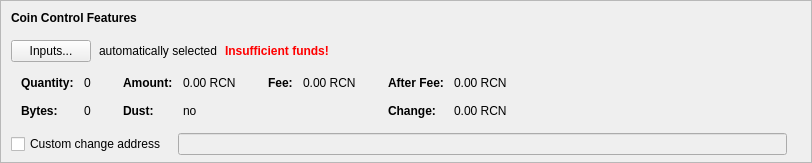
    <widget class="QFrame" name="frameCoinControl">
     <property name="sizePolicy">
      <sizepolicy hsizetype="Expanding" vsizetype="Expanding">
       <horstretch>0</horstretch>
       <verstretch>0</verstretch>
      </sizepolicy>
     </property>
     <property name="maximumSize">
      <size>
       <width>16777215</width>
       <height>16777215</height>
      </size>
     </property>
     <property name="frameShape">
      <enum>QFrame::StyledPanel</enum>
     </property>
     <property name="frameShadow">
      <enum>QFrame::Sunken</enum>
     </property>
     <layout class="QVBoxLayout" name="verticalLayoutCoinControl2">
      <property name="spacing">
       <number>0</number>
      </property>
      <property name="leftMargin">
       <number>0</number>
      </property>
      <property name="topMargin">
       <number>0</number>
      </property>
      <property name="rightMargin">
       <number>0</number>
      </property>
      <property name="bottomMargin">
       <number>6</number>
      </property>
      <item>
       <layout class="QVBoxLayout" name="verticalLayoutCoinControl" stretch="0,0,0,0,1">
        <property name="spacing">
         <number>0</number>
        </property>
        <property name="leftMargin">
         <number>10</number>
        </property>
        <property name="topMargin">
         <number>10</number>
        </property>
        <item>
         <layout class="QHBoxLayout" name="horizontalLayoutCoinControl1">
          <property name="bottomMargin">
           <number>15</number>
          </property>
          <item>
           <widget class="QLabel" name="labelCoinControlFeatures">
            <property name="sizePolicy">
             <sizepolicy hsizetype="Preferred" vsizetype="Maximum">
              <horstretch>0</horstretch>
              <verstretch>0</verstretch>
             </sizepolicy>
            </property>
            <property name="font">
             <font>
              <weight>75</weight>
              <bold>true</bold>
             </font>
            </property>
            <property name="styleSheet">
             <string notr="true">font-weight:bold;</string>
            </property>
            <property name="text">
             <string>Coin Control Features</string>
            </property>
           </widget>
          </item>
         </layout>
        </item>
        <item>
         <layout class="QHBoxLayout" name="horizontalLayoutCoinControl2" stretch="0,0,0,0">
          <property name="spacing">
           <number>8</number>
          </property>
          <property name="bottomMargin">
           <number>10</number>
          </property>
          <item>
           <widget class="QPushButton" name="pushButtonCoinControl">
            <property name="styleSheet">
             <string notr="true"/>
            </property>
            <property name="text">
             <string>Inputs...</string>
            </property>
            <property name="autoDefault">
             <bool>false</bool>
            </property>
           </widget>
          </item>
          <item>
           <widget class="QLabel" name="labelCoinControlAutomaticallySelected">
            <property name="text">
             <string>automatically selected</string>
            </property>
            <property name="margin">
             <number>5</number>
            </property>
           </widget>
          </item>
          <item>
           <widget class="QLabel" name="labelCoinControlInsuffFunds">
            <property name="font">
             <font>
              <weight>75</weight>
              <bold>true</bold>
             </font>
            </property>
            <property name="styleSheet">
             <string notr="true">color:red;font-weight:bold;</string>
            </property>
            <property name="text">
             <string>Insufficient funds!</string>
            </property>
            <property name="margin">
             <number>5</number>
            </property>
           </widget>
          </item>
          <item>
           <spacer name="horizontalSpacerCoinControl">
            <property name="orientation">
             <enum>Qt::Horizontal</enum>
            </property>
            <property name="sizeHint" stdset="0">
             <size>
              <width>40</width>
              <height>1</height>
             </size>
            </property>
           </spacer>
          </item>
         </layout>
        </item>
        <item>
         <widget class="QWidget" name="widgetCoinControl" native="true">
          <property name="sizePolicy">
           <sizepolicy hsizetype="Preferred" vsizetype="Preferred">
            <horstretch>0</horstretch>
            <verstretch>0</verstretch>
           </sizepolicy>
          </property>
          <property name="minimumSize">
           <size>
            <width>0</width>
            <height>0</height>
           </size>
          </property>
          <property name="styleSheet">
           <string notr="true"/>
          </property>
          <layout class="QHBoxLayout" name="horizontalLayoutCoinControl5">
           <property name="leftMargin">
            <number>0</number>
           </property>
           <property name="topMargin">
            <number>0</number>
           </property>
           <property name="rightMargin">
            <number>0</number>
           </property>
           <property name="bottomMargin">
            <number>0</number>
           </property>
           <item>
            <layout class="QHBoxLayout" name="horizontalLayoutCoinControl3" stretch="0,0,0,1">
             <property name="spacing">
              <number>20</number>
             </property>
             <property name="topMargin">
              <number>0</number>
             </property>
             <property name="bottomMargin">
              <number>10</number>
             </property>
             <item>
              <layout class="QFormLayout" name="formLayoutCoinControl1">
               <property name="horizontalSpacing">
                <number>10</number>
               </property>
               <property name="verticalSpacing">
                <number>14</number>
               </property>
               <property name="leftMargin">
                <number>10</number>
               </property>
               <property name="topMargin">
                <number>4</number>
               </property>
               <property name="rightMargin">
                <number>6</number>
               </property>
               <item row="0" column="0">
                <widget class="QLabel" name="labelCoinControlQuantityText">
                 <property name="font">
                  <font>
                   <weight>75</weight>
                   <bold>true</bold>
                  </font>
                 </property>
                 <property name="text">
                  <string>Quantity:</string>
                 </property>
                 <property name="margin">
                  <number>0</number>
                 </property>
                </widget>
               </item>
               <item row="0" column="1">
                <widget class="QLabel" name="labelCoinControlQuantity">
                 <property name="cursor">
                  <cursorShape>IBeamCursor</cursorShape>
                 </property>
                 <property name="contextMenuPolicy">
                  <enum>Qt::ActionsContextMenu</enum>
                 </property>
                 <property name="text">
                  <string notr="true">0</string>
                 </property>
                 <property name="margin">
                  <number>0</number>
                 </property>
                 <property name="textInteractionFlags">
                  <set>Qt::LinksAccessibleByMouse|Qt::TextSelectableByKeyboard|Qt::TextSelectableByMouse</set>
                 </property>
                </widget>
               </item>
               <item row="1" column="0">
                <widget class="QLabel" name="labelCoinControlBytesText">
                 <property name="font">
                  <font>
                   <weight>75</weight>
                   <bold>true</bold>
                  </font>
                 </property>
                 <property name="text">
                  <string>Bytes:</string>
                 </property>
                </widget>
               </item>
               <item row="1" column="1">
                <widget class="QLabel" name="labelCoinControlBytes">
                 <property name="cursor">
                  <cursorShape>IBeamCursor</cursorShape>
                 </property>
                 <property name="contextMenuPolicy">
                  <enum>Qt::ActionsContextMenu</enum>
                 </property>
                 <property name="text">
                  <string notr="true">0</string>
                 </property>
                 <property name="textInteractionFlags">
                  <set>Qt::LinksAccessibleByMouse|Qt::TextSelectableByKeyboard|Qt::TextSelectableByMouse</set>
                 </property>
                </widget>
               </item>
              </layout>
             </item>
             <item>
              <layout class="QFormLayout" name="formLayoutCoinControl2">
               <property name="horizontalSpacing">
                <number>10</number>
               </property>
               <property name="verticalSpacing">
                <number>14</number>
               </property>
               <property name="leftMargin">
                <number>6</number>
               </property>
               <property name="topMargin">
                <number>4</number>
               </property>
               <property name="rightMargin">
                <number>6</number>
               </property>
               <item row="0" column="0">
                <widget class="QLabel" name="labelCoinControlAmountText">
                 <property name="font">
                  <font>
                   <weight>75</weight>
                   <bold>true</bold>
                  </font>
                 </property>
                 <property name="text">
                  <string>Amount:</string>
                 </property>
                 <property name="margin">
                  <number>0</number>
                 </property>
                </widget>
               </item>
               <item row="0" column="1">
                <widget class="QLabel" name="labelCoinControlAmount">
                 <property name="cursor">
                  <cursorShape>IBeamCursor</cursorShape>
                 </property>
                 <property name="contextMenuPolicy">
                  <enum>Qt::ActionsContextMenu</enum>
                 </property>
                 <property name="text">
                  <string notr="true">0.00 RCN</string>
                 </property>
                 <property name="textInteractionFlags">
                  <set>Qt::LinksAccessibleByMouse|Qt::TextSelectableByKeyboard|Qt::TextSelectableByMouse</set>
                 </property>
                </widget>
               </item>
               <item row="1" column="0">
                <widget class="QLabel" name="labelCoinControlLowOutputText">
                 <property name="font">
                  <font>
                   <weight>75</weight>
                   <bold>true</bold>
                  </font>
                 </property>
                 <property name="text">
                  <string>Dust:</string>
                 </property>
                </widget>
               </item>
               <item row="1" column="1">
                <widget class="QLabel" name="labelCoinControlLowOutput">
                 <property name="cursor">
                  <cursorShape>IBeamCursor</cursorShape>
                 </property>
                 <property name="contextMenuPolicy">
                  <enum>Qt::ActionsContextMenu</enum>
                 </property>
                 <property name="text">
                  <string notr="true">no</string>
                 </property>
                 <property name="textInteractionFlags">
                  <set>Qt::LinksAccessibleByMouse|Qt::TextSelectableByKeyboard|Qt::TextSelectableByMouse</set>
                 </property>
                </widget>
               </item>
              </layout>
             </item>
             <item>
              <layout class="QFormLayout" name="formLayoutCoinControl3">
               <property name="horizontalSpacing">
                <number>10</number>
               </property>
               <property name="verticalSpacing">
                <number>14</number>
               </property>
               <property name="leftMargin">
                <number>6</number>
               </property>
               <property name="topMargin">
                <number>4</number>
               </property>
               <property name="rightMargin">
                <number>6</number>
               </property>
               <item row="0" column="0">
                <widget class="QLabel" name="labelCoinControlFeeText">
                 <property name="font">
                  <font>
                   <weight>75</weight>
                   <bold>true</bold>
                  </font>
                 </property>
                 <property name="text">
                  <string>Fee:</string>
                 </property>
                 <property name="margin">
                  <number>0</number>
                 </property>
                </widget>
               </item>
               <item row="0" column="1">
                <widget class="QLabel" name="labelCoinControlFee">
                 <property name="cursor">
                  <cursorShape>IBeamCursor</cursorShape>
                 </property>
                 <property name="contextMenuPolicy">
                  <enum>Qt::ActionsContextMenu</enum>
                 </property>
                 <property name="text">
                  <string notr="true">0.00 RCN</string>
                 </property>
                 <property name="textInteractionFlags">
                  <set>Qt::LinksAccessibleByMouse|Qt::TextSelectableByKeyboard|Qt::TextSelectableByMouse</set>
                 </property>
                </widget>
               </item>
              </layout>
             </item>
             <item>
              <layout class="QFormLayout" name="formLayoutCoinControl4">
               <property name="horizontalSpacing">
                <number>10</number>
               </property>
               <property name="verticalSpacing">
                <number>14</number>
               </property>
               <property name="leftMargin">
                <number>6</number>
               </property>
               <property name="topMargin">
                <number>4</number>
               </property>
               <property name="rightMargin">
                <number>6</number>
               </property>
               <item row="0" column="0">
                <widget class="QLabel" name="labelCoinControlAfterFeeText">
                 <property name="font">
                  <font>
                   <weight>75</weight>
                   <bold>true</bold>
                  </font>
                 </property>
                 <property name="text">
                  <string>After Fee:</string>
                 </property>
                 <property name="margin">
                  <number>0</number>
                 </property>
                </widget>
               </item>
               <item row="0" column="1">
                <widget class="QLabel" name="labelCoinControlAfterFee">
                 <property name="cursor">
                  <cursorShape>IBeamCursor</cursorShape>
                 </property>
                 <property name="contextMenuPolicy">
                  <enum>Qt::ActionsContextMenu</enum>
                 </property>
                 <property name="text">
                  <string notr="true">0.00 RCN</string>
                 </property>
                 <property name="textInteractionFlags">
                  <set>Qt::LinksAccessibleByMouse|Qt::TextSelectableByKeyboard|Qt::TextSelectableByMouse</set>
                 </property>
                </widget>
               </item>
               <item row="1" column="0">
                <widget class="QLabel" name="labelCoinControlChangeText">
                 <property name="font">
                  <font>
                   <weight>75</weight>
                   <bold>true</bold>
                  </font>
                 </property>
                 <property name="text">
                  <string>Change:</string>
                 </property>
                </widget>
               </item>
               <item row="1" column="1">
                <widget class="QLabel" name="labelCoinControlChange">
                 <property name="cursor">
                  <cursorShape>IBeamCursor</cursorShape>
                 </property>
                 <property name="contextMenuPolicy">
                  <enum>Qt::ActionsContextMenu</enum>
                 </property>
                 <property name="text">
                  <string notr="true">0.00 RCN</string>
                 </property>
                 <property name="textInteractionFlags">
                  <set>Qt::LinksAccessibleByMouse|Qt::TextSelectableByKeyboard|Qt::TextSelectableByMouse</set>
                 </property>
                </widget>
               </item>
              </layout>
             </item>
            </layout>
           </item>
          </layout>
         </widget>
        </item>
        <item>
         <layout class="QHBoxLayout" name="horizontalLayoutCoinControl4" stretch="0,0,0">
          <property name="spacing">
           <number>12</number>
          </property>
          <property name="sizeConstraint">
           <enum>QLayout::SetDefaultConstraint</enum>
          </property>
          <property name="topMargin">
           <number>5</number>
          </property>
          <property name="rightMargin">
           <number>5</number>
          </property>
          <item>
           <widget class="QCheckBox" name="checkBoxCoinControlChange">
            <property name="toolTip">
             <string>If this is activated, but the change address is empty or invalid, change will be sent to a newly generated address.</string>
            </property>
            <property name="text">
             <string>Custom change address</string>
            </property>
           </widget>
          </item>
          <item>
           <widget class="QValidatedLineEdit" name="lineEditCoinControlChange">
            <property name="enabled">
             <bool>false</bool>
            </property>
            <property name="sizePolicy">
             <sizepolicy hsizetype="Expanding" vsizetype="Fixed">
              <horstretch>0</horstretch>
              <verstretch>0</verstretch>
             </sizepolicy>
            </property>
           </widget>
          </item>
          <item>
           <widget class="QLabel" name="labelCoinControlChangeLabel">
            <property name="sizePolicy">
             <sizepolicy hsizetype="Preferred" vsizetype="Expanding">
              <horstretch>0</horstretch>
              <verstretch>0</verstretch>
             </sizepolicy>
            </property>
            <property name="minimumSize">
             <size>
              <width>0</width>
              <height>0</height>
             </size>
            </property>
            <property name="text">
             <string/>
            </property>
            <property name="margin">
             <number>3</number>
            </property>
           </widget>
          </item>
         </layout>
        </item>
        <item>
         <spacer name="verticalSpacerCoinControl">
          <property name="orientation">
           <enum>Qt::Vertical</enum>
          </property>
          <property name="sizeHint" stdset="0">
           <size>
            <width>800</width>
            <height>1</height>
           </size>
          </property>
         </spacer>
        </item>
       </layout>
      </item>
     </layout>
    </widget>
